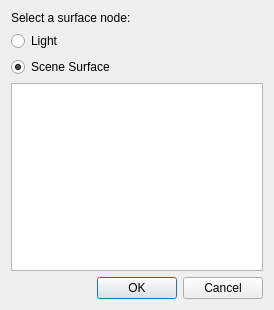
<?xml version="1.0" encoding="UTF-8"?>
<ui version="4.0">
 <class>SelectSurfaceDialog</class>
 <widget class="QDialog" name="SelectSurfaceDialog">
  <property name="geometry">
   <rect>
    <x>0</x>
    <y>0</y>
    <width>274</width>
    <height>310</height>
   </rect>
  </property>
  <property name="windowTitle">
   <string>Select Surface</string>
  </property>
  <layout class="QVBoxLayout" name="verticalLayout">
   <item>
    <widget class="QLabel" name="label">
     <property name="text">
      <string>Select a surface node:</string>
     </property>
    </widget>
   </item>
   <item>
    <widget class="QRadioButton" name="lightRadio">
     <property name="text">
      <string>Light</string>
     </property>
    </widget>
   </item>
   <item>
    <widget class="QRadioButton" name="sceneRadio">
     <property name="text">
      <string>Scene Surface</string>
     </property>
     <property name="checked">
      <bool>true</bool>
     </property>
    </widget>
   </item>
   <item>
    <widget class="SceneView" name="sceneModelView">
     <property name="editTriggers">
      <set>QAbstractItemView::NoEditTriggers</set>
     </property>
     <property name="showDropIndicator" stdset="0">
      <bool>false</bool>
     </property>
    </widget>
   </item>
   <item>
    <widget class="QDialogButtonBox" name="buttonBox">
     <property name="orientation">
      <enum>Qt::Horizontal</enum>
     </property>
     <property name="standardButtons">
      <set>QDialogButtonBox::Cancel|QDialogButtonBox::Ok</set>
     </property>
    </widget>
   </item>
  </layout>
 </widget>
 <customwidgets>
  <customwidget>
   <class>SceneView</class>
   <extends>QTreeView</extends>
   <header>tree/SceneView.h</header>
  </customwidget>
 </customwidgets>
 <resources/>
 <connections>
  <connection>
   <sender>buttonBox</sender>
   <signal>accepted()</signal>
   <receiver>SelectSurfaceDialog</receiver>
   <slot>accept()</slot>
   <hints>
    <hint type="sourcelabel">
     <x>248</x>
     <y>254</y>
    </hint>
    <hint type="destinationlabel">
     <x>157</x>
     <y>274</y>
    </hint>
   </hints>
  </connection>
  <connection>
   <sender>buttonBox</sender>
   <signal>rejected()</signal>
   <receiver>SelectSurfaceDialog</receiver>
   <slot>reject()</slot>
   <hints>
    <hint type="sourcelabel">
     <x>316</x>
     <y>260</y>
    </hint>
    <hint type="destinationlabel">
     <x>286</x>
     <y>274</y>
    </hint>
   </hints>
  </connection>
  <connection>
   <sender>sceneRadio</sender>
   <signal>toggled(bool)</signal>
   <receiver>sceneModelView</receiver>
   <slot>setEnabled(bool)</slot>
   <hints>
    <hint type="sourcelabel">
     <x>199</x>
     <y>59</y>
    </hint>
    <hint type="destinationlabel">
     <x>199</x>
     <y>167</y>
    </hint>
   </hints>
  </connection>
 </connections>
</ui>
